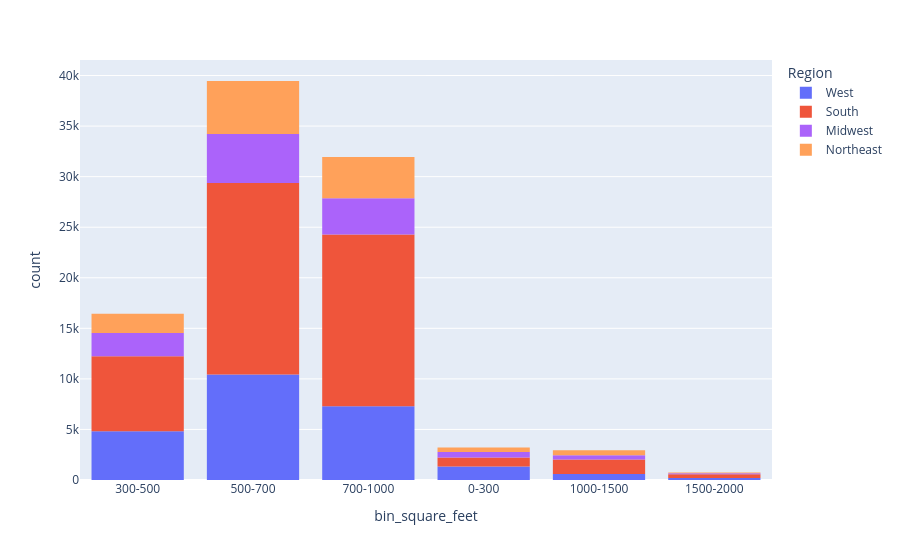

This figure's notebook cell:
### Code cell
df1 = df[(df["square_feet"] <= 2500) ]
df1["bin_square_feet"] = pd.cut(
    df1["square_feet"],
    bins=[300, 500, 700, 1000, 1500, 2000, 2500, float("inf")],
    labels=["0-300", "300-500", "500-700", "700-1000", "1000-1500",
            "1500-2000","2000-2500"]
)
#df1.head(4)
fig = px.histogram(df1, x="bin_square_feet", color="Region")
fig.show()

### Figure 1 — Plotly figure (JSON) as saved in the notebook; plotly's stock layout.template omitted (floating-point values rounded to 4 significant figures; data arrays with more than 128 entries replaced by an {"elided": "..."} marker saying what was removed)
{"data": [{"bingroup": "x", "hovertemplate": "Region=West<br>bin_square_feet=%{x}<br>count=%{y}<extra></extra>", "legendgroup": "West", "marker": {"color": "#636efa", "pattern": {"shape": ""}}, "name": "West", "orientation": "v", "showlegend": true, "type": "histogram", "x": {"elided": "24874 str values"}, "xaxis": "x", "yaxis": "y"}, {"bingroup": "x", "hovertemplate": "Region=South<br>bin_square_feet=%{x}<br>count=%{y}<extra></extra>", "legendgroup": "South", "marker": {"color": "#EF553B", "pattern": {"shape": ""}}, "name": "South", "orientation": "v", "showlegend": true, "type": "histogram", "x": {"elided": "46178 str values"}, "xaxis": "x", "yaxis": "y"}, {"bingroup": "x", "hovertemplate": "Region=Midwest<br>bin_square_feet=%{x}<br>count=%{y}<extra></extra>", "legendgroup": "Midwest", "marker": {"color": "#ab63fa", "pattern": {"shape": ""}}, "name": "Midwest", "orientation": "v", "showlegend": true, "type": "histogram", "x": {"elided": "11771 str values"}, "xaxis": "x", "yaxis": "y"}, {"bingroup": "x", "hovertemplate": "Region=Northeast<br>bin_square_feet=%{x}<br>count=%{y}<extra></extra>", "legendgroup": "Northeast", "marker": {"color": "#FFA15A", "pattern": {"shape": ""}}, "name": "Northeast", "orientation": "v", "showlegend": true, "type": "histogram", "x": {"elided": "12340 str values"}, "xaxis": "x", "yaxis": "y"}], "layout": {"barmode": "relative", "legend": {"title": {"text": "Region"}, "tracegroupgap": 0}, "margin": {"t": 60}, "xaxis": {"anchor": "y", "domain": [0, 1], "title": {"text": "bin_square_feet"}}, "yaxis": {"anchor": "x", "domain": [0, 1], "title": {"text": "count"}}}}
